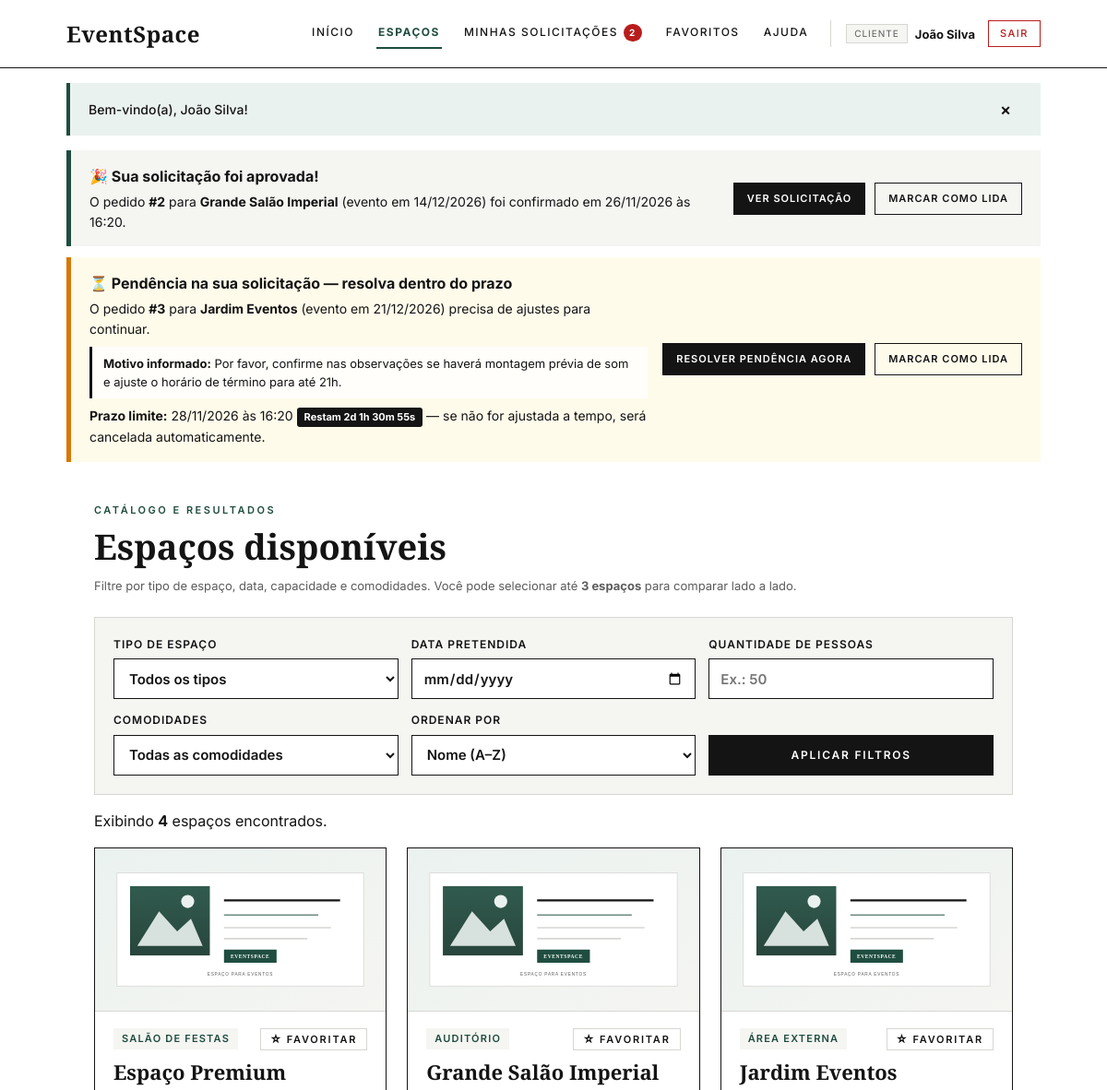
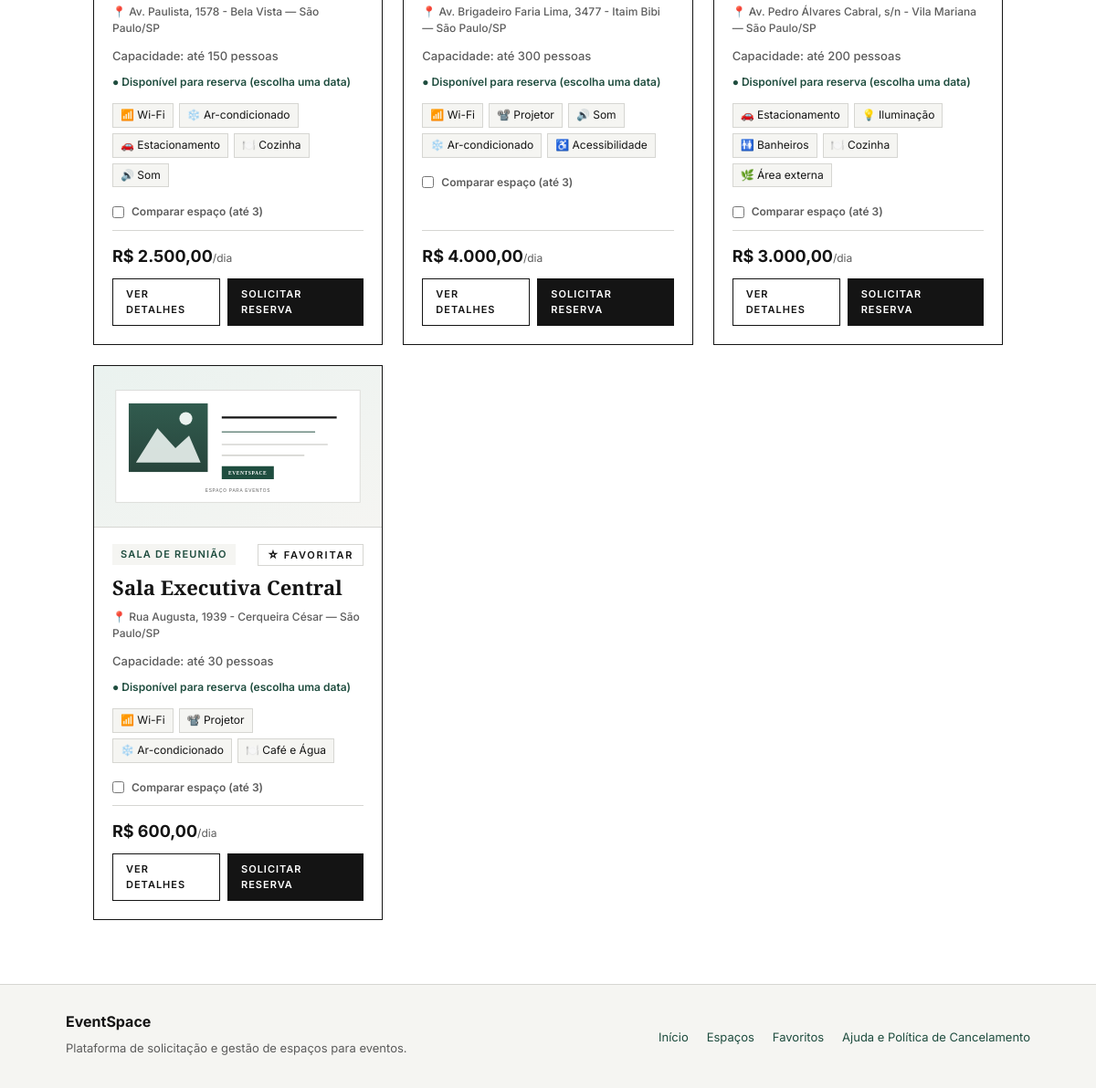
The app's page /espacos (signed in) with its own data (2 pictures, top to bottom).
### tables this page shows
CREATE TABLE reservas (
  id INT AUTO_INCREMENT PRIMARY KEY,
  espaco_id INT NOT NULL,
  cliente_id INT NOT NULL,
  data_evento DATE NOT NULL,
  hora_inicio TIME NOT NULL,
  hora_fim TIME NOT NULL,
  tipo_evento VARCHAR(60) NOT NULL,
  qtd_pessoas INT NOT NULL,
  observacoes TEXT,
  status ENUM('PENDENTE','APROVADA','REJEITADA','CANCELADA','CONCLUIDA') NOT NULL DEFAULT 'PENDENTE',
  data_solicitacao DATETIME NOT NULL DEFAULT CURRENT_TIMESTAMP,
  data_atualizacao DATETIME NULL DEFAULT NULL,
  notificado TINYINT(1) NOT NULL DEFAULT 1,
  motivo_recusa TEXT NULL DEFAULT NULL,
  prazo_resolucao DATETIME NULL DEFAULT NULL,
  cancelada_automaticamente TINYINT(1) NOT NULL DEFAULT 0,
  motivo_cancelamento TEXT NULL DEFAULT NULL,
  reenviada TINYINT(1) NOT NULL DEFAULT 0,
  FOREIGN KEY (espaco_id) REFERENCES espacos(id),
  FOREIGN KEY (cliente_id) REFERENCES usuarios(id)
);

CREATE TABLE espacos (
  id INT AUTO_INCREMENT PRIMARY KEY,
  nome VARCHAR(100) NOT NULL,
  tipo VARCHAR(50) NOT NULL,
  descricao TEXT,
  comodidades VARCHAR(255),
  capacidade INT NOT NULL,
  preco DECIMAL(10,2) NOT NULL,
  disponivel TINYINT(1) NOT NULL DEFAULT 1,
  responsavel_nome VARCHAR(100) DEFAULT 'Coordenação EventSpace',
  responsavel_contato VARCHAR(100) DEFAULT 'contato@eventspace.com.br · (11) 99999-0000',
  imagem_url VARCHAR(500) NULL DEFAULT NULL,
  imagem_credito VARCHAR(255) NULL DEFAULT NULL,
  galeria_imagens TEXT NULL DEFAULT NULL,
  endereco VARCHAR(255) NULL DEFAULT NULL,
  cidade VARCHAR(100) NOT NULL DEFAULT 'São Paulo',
  estado VARCHAR(2) NOT NULL DEFAULT 'SP',
  cep VARCHAR(15) NULL DEFAULT NULL,
  latitude DECIMAL(10,7) NULL DEFAULT NULL,
  longitude DECIMAL(10,7) NULL DEFAULT NULL
);

### app/Views/espacos/index.php (the view, shortened to what the rows shown need)
<section>
  <h1 class="menor">Espaços disponíveis</h1>
  <?php if (empty($lista)): ?>
    <div class="estado-vazio-erro">
      <h2>Nenhum espaço encontrado</h2>
      <p>Não encontramos espaços disponíveis com a combinação de filtros selecionada<?= $data ? ' para o dia <strong>' . dataBR($data) . '</strong>' : '' ?>.</p>
      <div class="acoes-erro">
        <a class="botao" href="<?= url('espacos') ?>">Limpar filtros e ver todos</a>
        <?php if ($data !== ''):
            $proxDia = date('Y-m-d', strtotime($data . ' +1 day'));
            $qProx = $_GET;
            unset($qProx['rota']);
            $qProx['data'] = $proxDia;
        ?>
          <a class="botao secundario" href="<?= url('espacos?' . http_build_query($qProx)) ?>">Tentar dia seguinte (<?= dataBR($proxDia) ?>)</a>
        <?php endif; ?>
      </div>
    </div>
  <?php else: ?>
    <div class="grade">
      <?php foreach ($lista as $e):
        $ehFav = in_array((int)$e['id'], $favIds, true);
        $imgUrl = imagemEspaco($e);
        $precisaHidratar = empty($e['imagem_url']);
        $endCurto = enderecoCurto($e);
      ?>
        <article class="card"
          data-id="<?= (int)$e['id'] ?>"
          data-nome="<?= e($e['nome']) ?>"
          data-tipo="<?= e($e['tipo']) ?>"
          data-capacidade="<?= e(capacidadeTexto($e['capacidade'])) ?>"
          data-preco="<?= e(moeda($e['preco']) . '/dia') ?>"
          data-comodidades="<?= e($e['comodidades']) ?>"
          data-endereco="<?= e($endCurto) ?>"
          data-imagem="<?= e($imgUrl) ?>"
          data-url="<?= e(url('reservas/solicitar?id=' . (int)$e['id'] . $sufixoContexto)) ?>">
          <a href="<?= url('espacos/detalhes?id=' . (int)$e['id'] . $sufixoContexto) ?>" class="card-midia">
            <img
              src="<?= e($imgUrl) ?>"
              alt="Foto de <?= e($e['nome']) ?>"
              class="card-imagem"
              loading="lazy"
              <?php if ($precisaHidratar): ?>
                data-hydrate-espaco-id="<?= (int)$e['id'] ?>"
                data-hydrate-query="<?= e($e['tipo']) ?>"
              <?php endif; ?>
            >
          </a>
          <div class="card-topo">
            <span class="tag-tipo"><?= e($e['tipo']) ?></span>
            <form method="post" action="<?= url('favoritos') ?>" class="form-fav">
              <button type="submit" class="btn-favorito <?= $ehFav ? 'ativo' : '' ?>" title="<?= $ehFav ? 'Remover dos favoritos' : 'Adicionar aos favoritos' ?>">
                <?= $ehFav ? '★ Salvo' : '☆ Favoritar' ?>
              </button>
            </form>
          </div>
          <strong class="card-titulo">
            <a href="<?= url('espacos/detalhes?id=' . (int)$e['id'] . $sufixoContexto) ?>"><?= e($e['nome']) ?></a>
          </strong>
          <span class="card-localizacao">📍 <?= e($endCurto) ?></span>
          <span class="info"><?= capacidadeTexto($e['capacidade']) ?></span>
          <span class="status-disponibilidade disp-livre">
            <?php if ($data !== ''): ?>
              ● Disponível em <?= dataBR($data) ?>
            <?php else: ?>
              ● Disponível para reserva (escolha uma data)
            <?php endif; ?>
          </span>
          <?= renderChipsComodidades($e['comodidades']) ?>
          <label class="check-comparar">
            <input type="checkbox" class="seletor-comparar" value="<?= (int)$e['id'] ?>">
            <span>Comparar espaço (até 3)</span>
          </label>
          <div class="card-rodape">
            <span class="preco"><?= moeda($e['preco']) ?><small>/dia</small></span>
            <div class="card-acoes">
              <a class="botao secundario pequeno" href="<?= url('espacos/detalhes?id=' . (int)$e['id'] . $sufixoContexto) ?>">Ver detalhes</a>
              <a class="botao pequeno" href="<?= url('reservas/solicitar?id=' . (int)$e['id'] . $sufixoContexto) ?>">Solicitar reserva</a>
            </div>
          </div>
        </article>
      <?php endforeach; ?>
    </div>
  <?php endif; ?>
</section>

### app/helpers.php (shortened to what the rows shown need)
<?php
function baseUrl(): string
{
    return defined('BASE_URL') ? (string)constant('BASE_URL') : '';
}
function url(string $path = ''): string
{
    $base = baseUrl();
    $path = ltrim($path, '/');
    return $base . ($path !== '' ? '/' . $path : ($base !== '' ? '/' : '/'));
}
function asset(string $path): string
{
    return baseUrl() . '/assets/' . ltrim($path, '/');
}
function e(mixed $s): string
{
    return htmlspecialchars(is_scalar($s) ? (string)$s : '', ENT_QUOTES, 'UTF-8');
}
function textoEntrada(array $dados, string $chave): string
{
    $valor = $dados[$chave] ?? '';
    return is_scalar($valor) ? trim((string)$valor) : '';
}
function inteiroEntrada(array $dados, string $chave): int
{
    $valor = $dados[$chave] ?? 0;
    return is_scalar($valor) ? (int)$valor : 0;
}
function moeda(mixed $v): string
{
    return 'R$ ' . number_format((float)$v, 2, ',', '.');
}
function dataBR(?string $d): string
{
    $ts = strtotime($d);
    return $ts !== false ? date('d/m/Y', $ts) : '—';
}
function dataHoraBR(?string $d): string
{
    $ts = strtotime($d);
    return $ts !== false ? date('d/m/Y \à\s H:i', $ts) : '';
}
function dataHoraIso(?string $d): string
{
    $ts = strtotime($d);
    return $ts !== false ? date('c', $ts) : '';
}
function capacidadeTexto(mixed $cap): string
{
    return 'Capacidade: até ' . (int)$cap . ' pessoas';
}
function usuarioLogado(): ?array
{
    return $_SESSION['usuario'] ?? null;
}
function temPrazoAtivo(array $reserva): bool
{
    $ts = strtotime((string)$reserva['prazo_resolucao']);
    return $ts !== false && $ts > time();
}
function iconeComodidade(string $nome): string
{
    $n = mb_strtolower(trim($nome), 'UTF-8');
    if (str_contains($n, 'wi-fi') || str_contains($n, 'wifi')) return '📶';
    if (str_contains($n, 'ar-condicionado') || str_contains($n, 'climatiz')) return '❄️';
    if (str_contains($n, 'estacionamento')) return '🚗';
    if (str_contains($n, 'cozinha') || str_contains($n, 'café')) return '🍽️';
    if (str_contains($n, 'projetor') || str_contains($n, 'telão')) return '📽️';
    if (str_contains($n, 'som')) return '🔊';
    if (str_contains($n, 'iluminação')) return '💡';
    if (str_contains($n, 'banheiro')) return '🚻';
    if (str_contains($n, 'acessibilidade')) return '♿';
    if (str_contains($n, 'externa') || str_contains($n, 'jardim')) return '🌿';
    return '✔️';
}
function renderChipsComodidades(?string $comodidadesStr, int $limite = 0): string
{
    $itens = array_filter(array_map('trim', explode(',', $comodidadesStr)));
    $out = '<div class="comodidades-lista">';
    foreach ($itens as $item) {
        $out .= '<span class="chip-comodidade">' . iconeComodidade($item) . ' ' . e($item) . '</span>';
    }
    $out .= '</div>';
    return $out;
}
function imagemEspaco(array $espaco): string
{
    $url = trim((string)($espaco['imagem_url'] ?? ''));
    return asset('img/espaco-placeholder.svg');
}
function enderecoCurto(array $espaco): string
{
    $partes = array_filter([
        trim((string)($espaco['endereco'] ?? '')),
        trim((string)($espaco['cidade'] ?? '')),
        trim((string)($espaco['estado'] ?? '')),
    ]);
    if (count($partes) >= 3) {
        return $partes[0] . ' — ' . $partes[1] . '/' . $partes[2];
    }
    return implode(' · ', $partes) ?: 'Localização sob consulta';
}
function renderizarView(
    mysqli $conn,
    string $view,
    array $dados = [],
    string $titulo = '',
    string $itemMenuAtivo = ''
): void {
    $u = usuarioLogado();
    $notificacoes = [];
    if ($u && ($u['tipo'] ?? '') === 'cliente') {
        $notificacoes = obterNotificacoesCliente($conn, (int)$u['id']);
    }
    $caminhoView = __DIR__ . '/Views/' . ltrim($view, '/') . '.php';
    extract($dados, EXTR_SKIP);
    require $caminhoView;
    $conteudo = (string)ob_get_clean();
    require __DIR__ . '/Views/layout.php';
}

### app/Views/layout.php (shortened to what the rows shown need)
<!DOCTYPE html>
<html lang="pt-BR">
<head>
  <link rel="stylesheet" href="<?= asset('css/style.css') ?>">
</head>
<body data-base-url="<?= e(baseUrl()) ?>">
  <?php if (!empty($notificacoes)): ?>
    <section class="painel-notificacoes" aria-label="Notificações de solicitações">
      <?php foreach ($notificacoes as $n):
          $temPendencia = ($n['status'] === 'REJEITADA' && temPrazoAtivo($n));
          $ehAutoCancel = ($n['status'] === 'CANCELADA' && !empty($n['cancelada_automaticamente']));
          $classeBorda = $temPendencia ? 'PENDENCIA' : ($ehAutoCancel ? 'CANCELADA' : $n['status']);
      ?>
        <div class="alerta-notificacao status-borda-<?= e($classeBorda) ?>">
          <div class="alerta-notificacao-corpo">
            <?php if ($n['status'] === 'APROVADA'): ?>
              <strong>🎉 Sua solicitação foi aprovada!</strong>
              <p>
                O pedido <strong>#<?= (int)$n['id'] ?></strong> para <strong><?= e($n['espaco']) ?></strong>
                (evento em <?= dataBR($n['data_evento']) ?>) foi confirmado
                <?php if ($n['data_atualizacao']): ?>em <?= dataHoraBR($n['data_atualizacao']) ?><?php endif; ?>.
              </p>
            <?php elseif ($temPendencia): ?>
              <strong>⏳ Pendência na sua solicitação — resolva dentro do prazo</strong>
              <p>
                O pedido <strong>#<?= (int)$n['id'] ?></strong> para <strong><?= e($n['espaco']) ?></strong>
                (evento em <?= dataBR($n['data_evento']) ?>) precisa de ajustes para continuar.
              </p>
              <?php if (!empty($n['motivo_recusa'])): ?>
                <div class="notificacao-motivo">
                  <strong>Motivo informado:</strong> <?= e($n['motivo_recusa']) ?>
                </div>
              <?php endif; ?>
              <p class="notificacao-prazo">
                <strong>Prazo limite:</strong> <?= dataHoraBR($n['prazo_resolucao']) ?>
                <span class="badge-prazo-contador" data-countdown-iso="<?= e(dataHoraIso($n['prazo_resolucao'])) ?>">
                </span>
                — se não for ajustada a tempo, será cancelada automaticamente.
              </p>
            <?php endif; ?>
          </div>
          <div class="acoes-notificacao">
            <?php if ($temPendencia): ?>
              <a class="botao pequeno" href="<?= url('reservas/solicitar?editar=' . (int)$n['id'] . '&dispensar_notif=' . (int)$n['id']) ?>">Resolver pendência agora</a>
            <?php elseif ($ehAutoCancel): ?>
              <a class="botao pequeno" href="<?= url('reservas/minhas?aba=historico&dispensar_notif=' . (int)$n['id']) ?>">Ver histórico</a>
            <?php else: ?>
              <a class="botao pequeno" href="<?= url('reservas/minhas?dispensar_notif=' . (int)$n['id']) ?>">Ver solicitação</a>
            <?php endif; ?>
            <a class="botao pequeno secundario" href="?dispensar_notif=<?= (int)$n['id'] ?>">Marcar como lida</a>
          </div>
        </div>
      <?php endforeach; ?>
    </section>
  <?php endif; ?>
  <main class="pagina">
    <?= $conteudo ?? '' ?>
  </main>
</body>
</html>

### records on screen
reservas: id "2", espaco.nome "Grande Salão Imperial", data_evento "14/12/2026", data_atualizacao "26/11/2026 às 16:20"
reservas: id "3", espaco.nome "Jardim Eventos", data_evento "21/12/2026", motivo_recusa "Por favor, confirme nas observações se haverá montagem prévia de som e ajuste o horário de término para até 21h.", prazo_resolucao "28/11/2026 às 16:20"
espacos: tipo "SALÃO DE FESTAS", shows "☆ FAVORITAR", nome "Espaço Premium", endCurto "Av. Paulista, 1578 - Bela Vista — São Paulo/SP", capacidade "Capacidade: até 150 pessoas", comodidades "📶", comodidades "Wi-Fi", comodidades "❄️", comodidades "Ar-condicionado", comodidades "🚗", comodidades "Estacionamento", comodidades "🍽️", comodidades "Cozinha", comodidades "🔊", comodidades "Som", preco "R$ 2.500,00"
espacos: tipo "AUDITÓRIO", shows "☆ FAVORITAR", nome "Grande Salão Imperial", endCurto "Av. Brigadeiro Faria Lima, 3477 - Itaim Bibi — São Paulo/SP", capacidade "Capacidade: até 300 pessoas", comodidades "📶", comodidades "Wi-Fi", comodidades "📽️", comodidades "Projetor", comodidades "🔊", comodidades "Som", comodidades "❄️", comodidades "Ar-condicionado", comodidades "♿", comodidades "Acessibilidade", preco "R$ 4.000,00"
espacos: tipo "ÁREA EXTERNA", shows "☆ FAVORITAR", nome "Jardim Eventos", endCurto "Av. Pedro Álvares Cabral, s/n - Vila Mariana — São Paulo/SP", capacidade "Capacidade: até 200 pessoas", comodidades "🚗", comodidades "Estacionamento", comodidades "💡", comodidades "Iluminação", comodidades "🚻", comodidades "Banheiros", comodidades "🍽️", comodidades "Cozinha", comodidades "🌿", comodidades "Área externa", preco "R$ 3.000,00"
espacos: tipo "SALA DE REUNIÃO", shows "☆ FAVORITAR", nome "Sala Executiva Central", endCurto "Rua Augusta, 1939 - Cerqueira César — São Paulo/SP", capacidade "Capacidade: até 30 pessoas", comodidades "📶", comodidades "Wi-Fi", comodidades "📽️", comodidades "Projetor", comodidades "❄️", comodidades "Ar-condicionado", comodidades "🍽️", comodidades "Café e Água", preco "R$ 600,00"

### other values on screen
count($notificacoes) "2"
$u['nome'] "João Silva"
$t['texto'] "Bem-vindo(a), João Silva!"
count($lista) "4"
